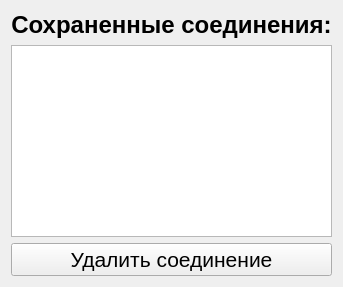
             <widget class="QWidget" name="tab_2">
              <attribute name="title">
               <string>Удалить соединение</string>
              </attribute>
              <layout class="QGridLayout" name="gridLayout_6">
               <item row="0" column="0">
                <layout class="QVBoxLayout" name="verticalLayout_6">
                 <item>
                  <widget class="QLabel" name="label_2">
                   <property name="font">
                    <font>
                     <pointsize>18</pointsize>
                     <weight>75</weight>
                     <bold>true</bold>
                    </font>
                   </property>
                   <property name="layoutDirection">
                    <enum>Qt::LeftToRight</enum>
                   </property>
                   <property name="text">
                    <string>Сохраненные соединения:</string>
                   </property>
                   <property name="alignment">
                    <set>Qt::AlignCenter</set>
                   </property>
                  </widget>
                 </item>
                 <item>
                  <widget class="QTableWidget" name="settings_table"/>
                 </item>
                 <item>
                  <widget class="QPushButton" name="delete_db_data_btn">
                   <property name="font">
                    <font>
                     <pointsize>16</pointsize>
                    </font>
                   </property>
                   <property name="text">
                    <string>Удалить соединение</string>
                   </property>
                   <property name="icon">
                    <iconset>
                     <normaloff>../icons/delete-2-svgrepo-com.svg</normaloff>../icons/delete-2-svgrepo-com.svg</iconset>
                   </property>
                   <property name="iconSize">
                    <size>
                     <width>25</width>
                     <height>25</height>
                    </size>
                   </property>
                  </widget>
                 </item>
                </layout>
               </item>
              </layout>
             </widget>
